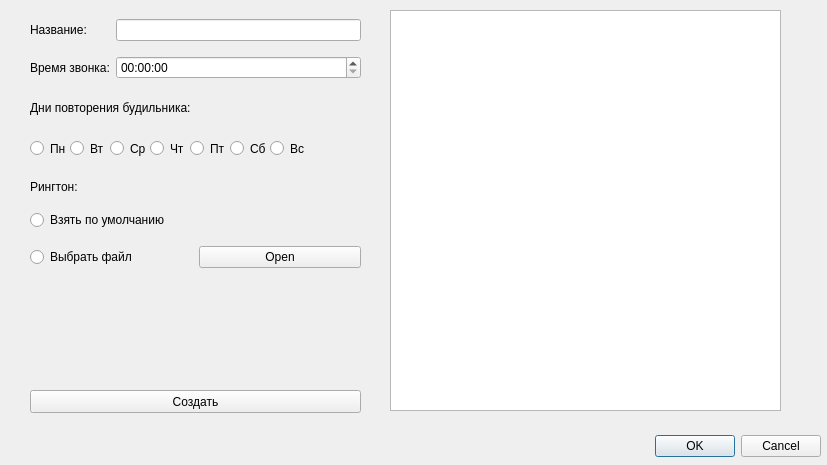
<?xml version="1.0" encoding="UTF-8"?>
<ui version="4.0">
 <class>Dialog</class>
 <widget class="QDialog" name="Dialog">
  <property name="geometry">
   <rect>
    <x>0</x>
    <y>0</y>
    <width>827</width>
    <height>465</height>
   </rect>
  </property>
  <property name="windowTitle">
   <string>Dialog</string>
  </property>
  <widget class="QDialogButtonBox" name="buttonBox">
   <property name="geometry">
    <rect>
     <x>480</x>
     <y>430</y>
     <width>341</width>
     <height>32</height>
    </rect>
   </property>
   <property name="orientation">
    <enum>Qt::Horizontal</enum>
   </property>
   <property name="standardButtons">
    <set>QDialogButtonBox::Cancel|QDialogButtonBox::Ok</set>
   </property>
  </widget>
  <widget class="QLabel" name="label">
   <property name="geometry">
    <rect>
     <x>30</x>
     <y>100</y>
     <width>161</width>
     <height>16</height>
    </rect>
   </property>
   <property name="text">
    <string>Дни повторения будильника:</string>
   </property>
  </widget>
  <widget class="QWidget" name="gridLayoutWidget_2">
   <property name="geometry">
    <rect>
     <x>30</x>
     <y>10</y>
     <width>331</width>
     <height>80</height>
    </rect>
   </property>
   <layout class="QGridLayout" name="gridLayout_2">
    <item row="0" column="1">
     <widget class="QLineEdit" name="lineEdit"/>
    </item>
    <item row="0" column="0">
     <widget class="QLabel" name="label_2">
      <property name="text">
       <string>Название:</string>
      </property>
     </widget>
    </item>
    <item row="1" column="0">
     <widget class="QLabel" name="label_3">
      <property name="text">
       <string>Время звонка:</string>
      </property>
     </widget>
    </item>
    <item row="1" column="1">
     <widget class="QTimeEdit" name="timeEdit"/>
    </item>
   </layout>
  </widget>
  <widget class="QLabel" name="label_4">
   <property name="geometry">
    <rect>
     <x>30</x>
     <y>180</y>
     <width>47</width>
     <height>13</height>
    </rect>
   </property>
   <property name="text">
    <string>Рингтон:</string>
   </property>
  </widget>
  <widget class="QWidget" name="gridLayoutWidget_3">
   <property name="geometry">
    <rect>
     <x>30</x>
     <y>200</y>
     <width>331</width>
     <height>80</height>
    </rect>
   </property>
   <layout class="QGridLayout" name="gridLayout_3">
    <item row="1" column="0">
     <widget class="QRadioButton" name="radioButton_9">
      <property name="text">
       <string>Выбрать файл</string>
      </property>
     </widget>
    </item>
    <item row="0" column="0">
     <widget class="QRadioButton" name="radioButton_8">
      <property name="text">
       <string>Взять по умолчанию</string>
      </property>
     </widget>
    </item>
    <item row="1" column="1">
     <widget class="QPushButton" name="pushButton_2">
      <property name="text">
       <string>Open</string>
      </property>
     </widget>
    </item>
   </layout>
  </widget>
  <widget class="QPushButton" name="pushButton">
   <property name="geometry">
    <rect>
     <x>30</x>
     <y>390</y>
     <width>331</width>
     <height>23</height>
    </rect>
   </property>
   <property name="text">
    <string>Создать</string>
   </property>
  </widget>
  <widget class="QRadioButton" name="radioButton">
   <property name="geometry">
    <rect>
     <x>30</x>
     <y>140</y>
     <width>42</width>
     <height>17</height>
    </rect>
   </property>
   <property name="text">
    <string>Пн</string>
   </property>
  </widget>
  <widget class="QRadioButton" name="radioButton_2">
   <property name="geometry">
    <rect>
     <x>70</x>
     <y>140</y>
     <width>50</width>
     <height>17</height>
    </rect>
   </property>
   <property name="text">
    <string>Вт</string>
   </property>
  </widget>
  <widget class="QRadioButton" name="radioButton_3">
   <property name="geometry">
    <rect>
     <x>110</x>
     <y>140</y>
     <width>61</width>
     <height>17</height>
    </rect>
   </property>
   <property name="text">
    <string>Ср</string>
   </property>
  </widget>
  <widget class="QRadioButton" name="radioButton_4">
   <property name="geometry">
    <rect>
     <x>150</x>
     <y>140</y>
     <width>78</width>
     <height>17</height>
    </rect>
   </property>
   <property name="text">
    <string>Чт</string>
   </property>
  </widget>
  <widget class="QRadioButton" name="radioButton_5">
   <property name="geometry">
    <rect>
     <x>190</x>
     <y>140</y>
     <width>106</width>
     <height>17</height>
    </rect>
   </property>
   <property name="text">
    <string>Пт</string>
   </property>
  </widget>
  <widget class="QRadioButton" name="radioButton_6">
   <property name="geometry">
    <rect>
     <x>230</x>
     <y>140</y>
     <width>162</width>
     <height>17</height>
    </rect>
   </property>
   <property name="text">
    <string>Сб</string>
   </property>
  </widget>
  <widget class="QRadioButton" name="radioButton_7">
   <property name="geometry">
    <rect>
     <x>270</x>
     <y>140</y>
     <width>41</width>
     <height>17</height>
    </rect>
   </property>
   <property name="text">
    <string>Вс</string>
   </property>
  </widget>
  <widget class="QListView" name="listView">
   <property name="geometry">
    <rect>
     <x>390</x>
     <y>10</y>
     <width>391</width>
     <height>401</height>
    </rect>
   </property>
  </widget>
 </widget>
 <resources/>
 <connections>
  <connection>
   <sender>buttonBox</sender>
   <signal>accepted()</signal>
   <receiver>Dialog</receiver>
   <slot>accept()</slot>
   <hints>
    <hint type="sourcelabel">
     <x>248</x>
     <y>254</y>
    </hint>
    <hint type="destinationlabel">
     <x>157</x>
     <y>274</y>
    </hint>
   </hints>
  </connection>
  <connection>
   <sender>buttonBox</sender>
   <signal>rejected()</signal>
   <receiver>Dialog</receiver>
   <slot>reject()</slot>
   <hints>
    <hint type="sourcelabel">
     <x>316</x>
     <y>260</y>
    </hint>
    <hint type="destinationlabel">
     <x>286</x>
     <y>274</y>
    </hint>
   </hints>
  </connection>
 </connections>
</ui>
